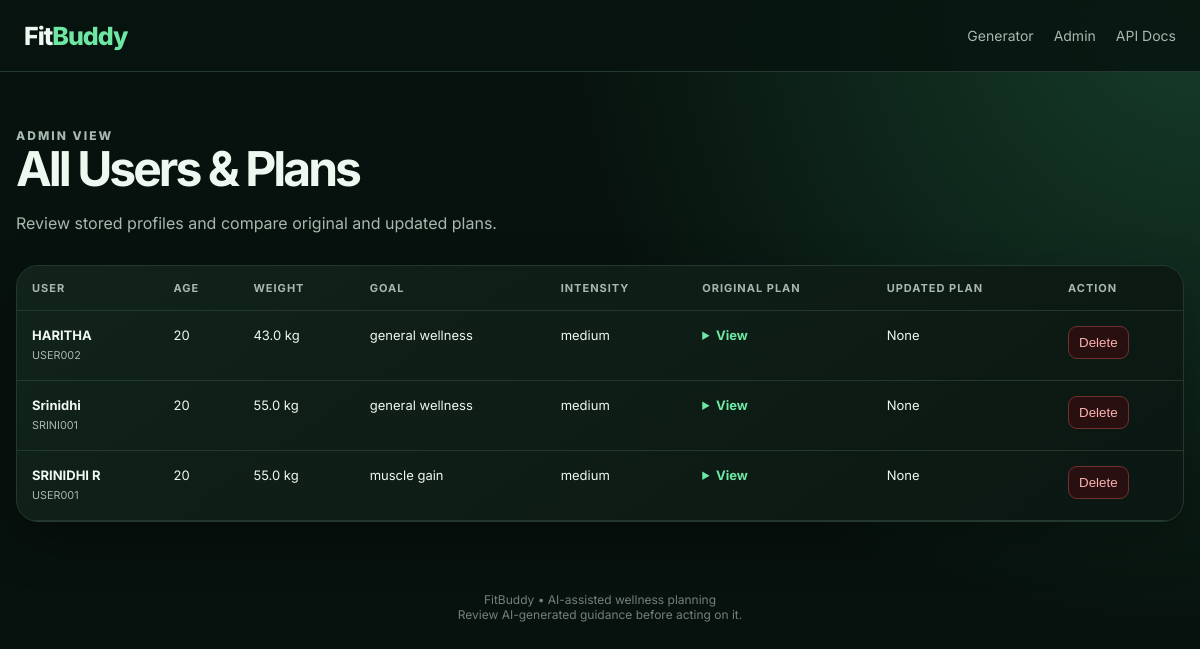
Screenshot of /view-all-users with the database file from the repository.
### app/models.py (models this page shows)
class User(Base):
    __tablename__ = "users"
    id: Mapped[int] = mapped_column(
        Integer,
        primary_key=True
    )
    user_id: Mapped[str] = mapped_column(
        String(100),
        unique=True,
        index=True
    )
    name: Mapped[str] = mapped_column(
        String(120)
    )
    age: Mapped[int] = mapped_column(
        Integer
    )
    weight: Mapped[float] = mapped_column(
        Float
    )
    goal: Mapped[str] = mapped_column(
        String(80)
    )
    intensity: Mapped[str] = mapped_column(
        String(20)
    )
    created_at: Mapped[datetime] = mapped_column(
        DateTime,
        default=lambda: datetime.now(timezone.utc)
    )
    plan: Mapped["Plan | None"] = relationship(
        back_populates="user",
        cascade="all, delete-orphan",
        uselist=False
    )

### app/routes.py (the view)
@router.get(
    "/view-all-users",
    response_class=HTMLResponse
)
def view_all_users(
    request: Request,
    db: Session = Depends(get_db)
):
    users = (
        db.query(User)
        .options(joinedload(User.plan))
        .order_by(User.created_at.desc())
        .all()
    )
    return TEMPLATES.TemplateResponse(
        request=request,
        name="all_users.html",
        context={
            "users": users
        }
    )

### templates/all_users.html (shortened to what this page needs)
{% extends "base.html" %}
{% block content %}
<section class="page-title">
    <p class="eyebrow">
        ADMIN VIEW
    </p>
    <h1>
        All Users & Plans
    </h1>
    <p>
        Review stored profiles and compare
        original and updated plans.
    </p>
</section>
<div class="table-wrap card">
    <table>
        <thead>
            <tr>
                <th>
                    User
                </th>
                <th>
                    Age
                </th>
                <th>
                    Weight
                </th>
                <th>
                    Goal
                </th>
                <th>
                    Intensity
                </th>
                <th>
                    Original Plan
                </th>
                <th>
                    Updated Plan
                </th>
                <th>
                    Action
                </th>
            </tr>
        </thead>
        <tbody>
            {% for user in users %}
            <tr>
                <td>
                    <strong>
                        {{ user.name }}
                    </strong>
                    <br>
                    <small>
                        {{ user.user_id }}
                    </small>
                </td>
                <td>
                    {{ user.age }}
                </td>
                <td>
                    {{ user.weight }} kg
                </td>
                <td>
                    {{ user.goal }}
                </td>
                <td>
                    {{ user.intensity }}
                </td>
                <td>
                    {% if user.plan %}
                    <details>
                        <summary>
                            View
                        </summary>
                    </details>
                    {% else %}
                    —
                    {% endif %}
                </td>
                <td>
                    {% if user.plan and user.plan.updated_plan %}
                    <details>
                        <summary>
                            View Updated
                        </summary>
                        <pre>
{{ user.plan.updated_plan }}
        </pre>
                    </details>
                    {% else %}
                    None
                    {% endif %}
                </td>
                <td>
                    <form action="/delete-user/{{ user.user_id }}" method="post"
                        onsubmit="return confirm('Delete this user and plan?')">
                        <button class="danger" type="submit">
                            Delete
                        </button>
                    </form>
                </td>
            </tr>
            {% endfor %}
        </tbody>
    </table>
</div>
{% endblock %}

### templates/base.html (shortened to what this page needs)
<!DOCTYPE html>
<html lang="en">
<head>
    <link rel="stylesheet" href="{{ url_for('static', path='style.css') }}">
</head>
<body>
    <header class="topbar">
        <a class="brand" href="/">
            Fit<span>Buddy</span>
        </a>
        <nav>
            <a href="/">
                Generator
            </a>
            <a href="/view-all-users">
                Admin
            </a>
            <a href="/docs">
                API Docs
            </a>
        </nav>
    </header>
    <main class="container">
        {% block content %}
        {% endblock %}
    </main>
    <footer>
        FitBuddy • AI-assisted wellness planning
        <br>
        Review AI-generated guidance before acting on it.
    </footer>
</body>
</html>

### static/style.css (style rules this page uses)
:root { --bg: #07110d; --panel: #0e1b15; --panel2: #13241c; --text: #eef8f1; --muted: #a7b9af; --accent: #6ee7a4; --line: #24392e; }
* { box-sizing: border-box; }
body { margin: 0; background: radial-gradient(circle at top right, #163d2a 0, #07110d 45%); color: var(--text); font-family: Inter, system-ui, sans-serif; min-height: 100vh; }
a { color: inherit; text-decoration: none; }
.topbar { height: 72px; border-bottom: 1px solid var(--line); display: flex; align-items: center; justify-content: space-between; padding: 0 max(24px, calc((100% - 1180px) / 2)); background: #08140fdd; backdrop-filter: blur(10px); position: sticky; top: 0; z-index: 5; }
.brand { font-weight: 800; font-size: 25px; letter-spacing: -1px; }
.brand span { color: var(--accent); }
nav { display: flex; gap: 20px; color: var(--muted); font-size: 14px; }
.container { width: min(1180px, calc(100% - 32px)); margin: 0 auto; padding: 54px 0 70px; }
.eyebrow { font-size: 12px; letter-spacing: 2px; font-weight: 800; color: var(--accent); margin: 0 0 10px; }
h1 { font-size: clamp(38px, 6vw, 68px); line-height: 1; letter-spacing: -3px; margin: 0 0 18px; }
.card { background: linear-gradient(145deg, #11231a, #0b1712); border: 1px solid var(--line); border-radius: 22px; box-shadow: 0 18px 50px #0004; }
.feature-grid p, .page-title p { color: var(--muted); line-height: 1.6; margin-bottom: 0; }
.page-title { margin-bottom: 28px; }
.page-title h1 { font-size: 48px; }
.table-wrap { overflow: auto; }
table { width: 100%; border-collapse: collapse; min-width: 1050px; }
th, td { text-align: left; vertical-align: top; padding: 15px; border-bottom: 1px solid var(--line); font-size: 13px; }
th { color: var(--muted); font-size: 11px; text-transform: uppercase; letter-spacing: 1px; }
td { line-height: 1.5; }
small { color: var(--muted); }
details summary { cursor: pointer; color: var(--accent); font-weight: 700; }
.danger { border: 1px solid #713030; background: #281010; color: #ffb0b0; padding: 8px 10px; border-radius: 9px; cursor: pointer; }
footer { text-align: center; color: #718279; font-size: 12px; padding: 0 20px 30px; }

### rows the page displays
User: name "HARITHA", user_id "USER002", age "20", weight "43.0", goal "general wellness", intensity "medium"
User: name "Srinidhi", user_id "SRINI001", age "20", weight "55.0", goal "general wellness", intensity "medium"
User: name "SRINIDHI R", user_id "USER001", age "20", weight "55.0", goal "muscle gain", intensity "medium"
